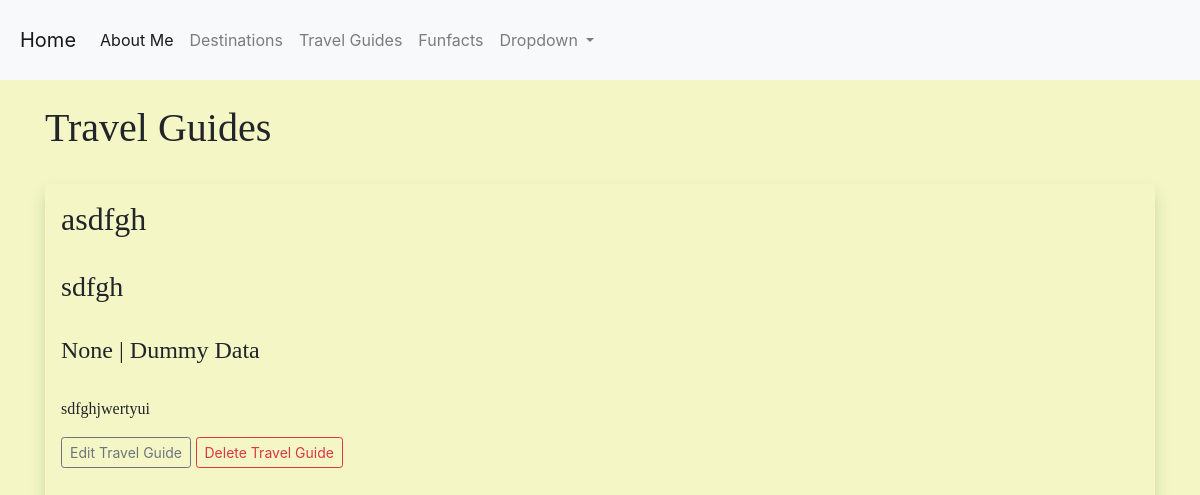
Page /posts on the earlier database version.
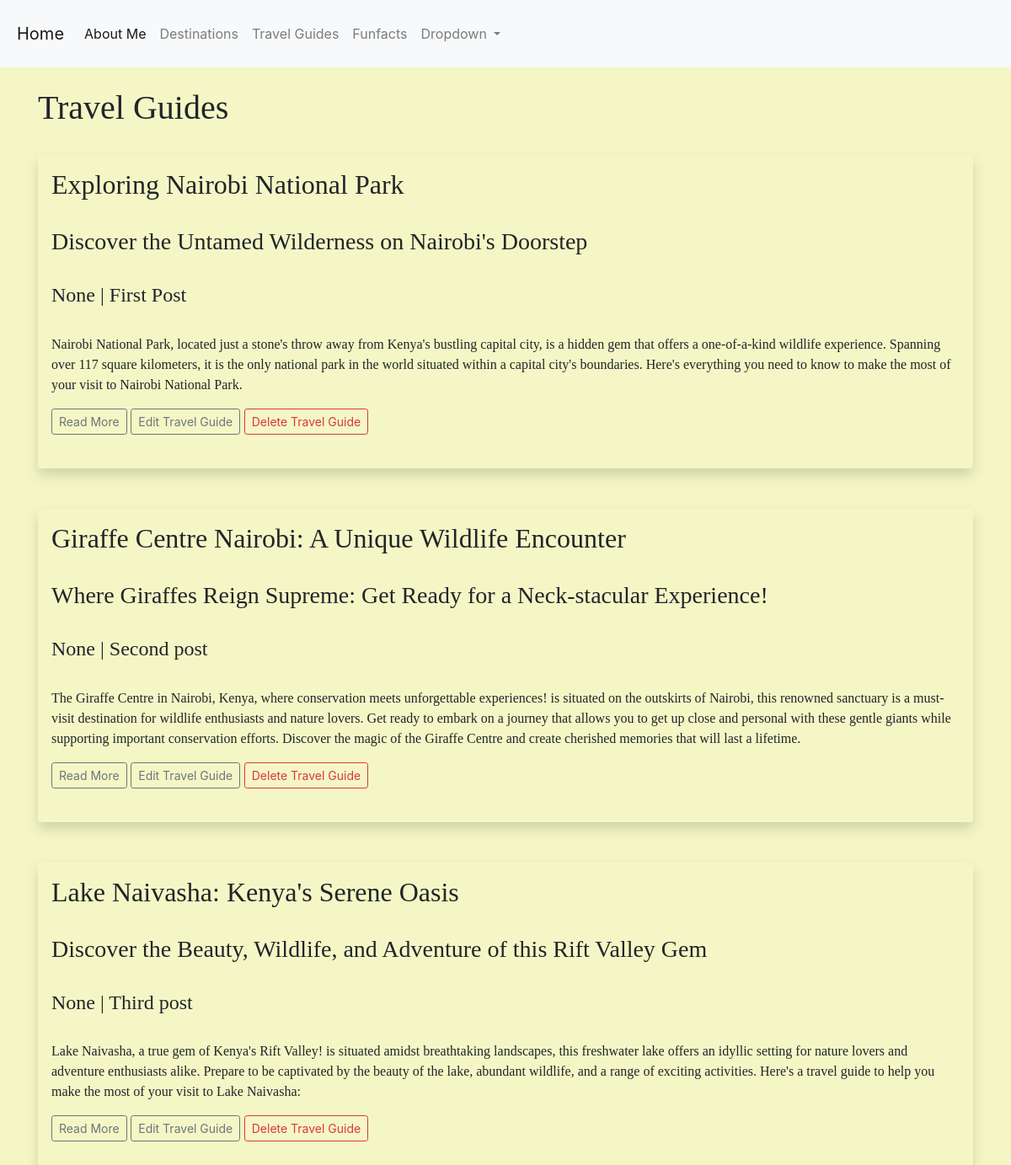
Same page on the later database version.
### app.py (models this page shows)
class Posts(db.Model):
    __tablename__ = 'posts'
    id = db.Column(db.Integer, primary_key=True)
    title = db.Column(db.String(200))
    subtitle = db.Column(db.String(200))
    date_posted = db.Column(db.DateTime)
    content = db.Column(db.Text)
    slug = db.Column(db.String(200))

### app.py (the view)
@app.route('/posts')
def posts():
    posts = Posts.query.order_by(Posts.date_posted)
    return render_template("posts.html", posts=posts)

### templates/posts.html (shortened to what this page needs)
{% extends 'base.html' %}
{% block content %}
<h1 style="font-family: Papyrus;" >Travel Guides</h1>
<br/>
{% for post in posts %}
<div class="shadow p-3 mb-5 bg-body rounded" >
    <h2 style="font-family: Papyrus;">{{ post.title }}</h2><br/>
    <h3 style="font-family: Papyrus;">{{ post.subtitle }}</h3><br/>
    <h4 style="font-family: Papyrus;">{{ post.date_posted }} | {{ post.slug }}</h4><br/>
    <p style="font-family: Papyrus;">{{ post.content.split('\n')[0] }}</p>
    {% if post.content.split('\n')|length > 1 %}
        <a href="{{ url_for('post', id=post.id) }}" "javascript:void(0);" onclick="toggleContent('post{{ post.id }}')" class="btn btn-outline-secondary btn-sm">Read More</a>
    {% endif %}
    <a href="{{ url_for('edit_post', id=post.id) }}" class="btn btn-outline-secondary btn-sm"> Edit Travel Guide</a>
    <a href="{{ url_for('delete_post', id=post.id) }}" class="btn btn-outline-danger btn-sm">Delete Travel Guide</a>
    <br/><br/>
</div>
{% endfor %}
{% endblock %}

### templates/base.html (shortened to what this page needs)
<!doctype html>
<html lang="en">
  <head>
    <link rel="stylesheet" href="https://cdn.jsdelivr.net/npm/bootstrap@4.3.1/dist/css/bootstrap.min.css">
  </head>
  <body>
    {% include 'navbar.html' %}
    <br/>
    <div class="container">
        {% block content %}
        {% endblock %}
    </div>
  </body>
</html>

### templates/navbar.html (shortened to what this page needs)
<!DOCTYPE html>
<html>
<head>
  <link rel="stylesheet" type="text/css" href="/static/styles.css">
</head>
<body>
    <nav class="navbar navbar-expand-lg navbar-light bg-light">
      <a class="navbar-brand" href="{{ url_for('index') }}">Home</a>
      <div class="collapse navbar-collapse" id="navbarSupportedContent">
        <ul class="navbar-nav mr-auto">
          <li class="nav-item active">
            <a class="nav-link" href="#">About Me <span class="sr-only">(current)</span></a>
          </li>
          <li class="nav-item">
            <a class="nav-link" href="{{url_for('destinations')}}">Destinations</a>
          </li>
          <li class="nav-item">
            <a class="nav-link" href="{{url_for('posts')}}">Travel Guides</a>
          </li>
          <li class="nav-item">
            <a class="nav-link" href="{{url_for('facts')}}">Funfacts</a>
          </li>
          <li class="nav-item dropdown">
            <a class="nav-link dropdown-toggle" href="#" id="navbarDropdown" role="button" data-toggle="dropdown" aria-haspopup="true" aria-expanded="false">
            Dropdown
            </a>
        </li>
      </ul>
  </nav>
</body>
</html>

### static/styles.css (style rules this page uses)
body, html { margin: 0; padding: 0; }
.container { display: flex; flex-direction: column; height: 100vh; }
.navbar { background-color: #f0f0f0; padding: 20px; }
.container { display: flex; }
h2 { font-family: Papyrus; }
body { background-color: #f4f7c5; }

Differences in the rows shown:
removed Posts: title "asdfgh", subtitle "sdfgh", date_posted "None", slug "Dummy Data", content "sdfghjwertyui"
added Posts: title "Exploring Nairobi National Park", subtitle "Discover the Untamed Wilderness on Nairobi's Doorstep", date_posted "None", slug "First Post", content "Nairobi National Park, located just a stone's throw away from Kenya's bustling capital city, is a hidden gem that offers a one-of-a-kind wildlife experience. Spanning over 117 square kilometers, it is the only national park in the world situated within a capital city's boundaries. Here's everything you need to know to make the most of your visit to Nairobi National Park."
added Posts: title "Giraffe Centre Nairobi: A Unique Wildlife Encounter", subtitle "Where Giraffes Reign Supreme: Get Ready for a Neck-stacular Experience!", date_posted "None", slug "Second post", content "The Giraffe Centre in Nairobi, Kenya, where conservation meets unforgettable experiences! is situated on the outskirts of Nairobi, this renowned sanctuary is a must-visit destination for wildlife enthusiasts and nature lovers. Get ready to embark on a journey that allows you to get up close and personal with these gentle giants while supporting important conservation efforts. Discover the magic of the Giraffe Centre and create cherished memories that will last a lifetime."
added Posts: title "Lake Naivasha: Kenya's Serene Oasis", subtitle "Discover the Beauty, Wildlife, and Adventure of this Rift Valley Gem", date_posted "None", slug "Third post", content "Lake Naivasha, a true gem of Kenya's Rift Valley! is situated amidst breathtaking landscapes, this freshwater lake offers an idyllic setting for nature lovers and adventure enthusiasts alike. Prepare to be captivated by the beauty of the lake, abundant wildlife, and a range of exciting activities. Here's a travel guide to help you make the most of your visit to Lake Naivasha:"
